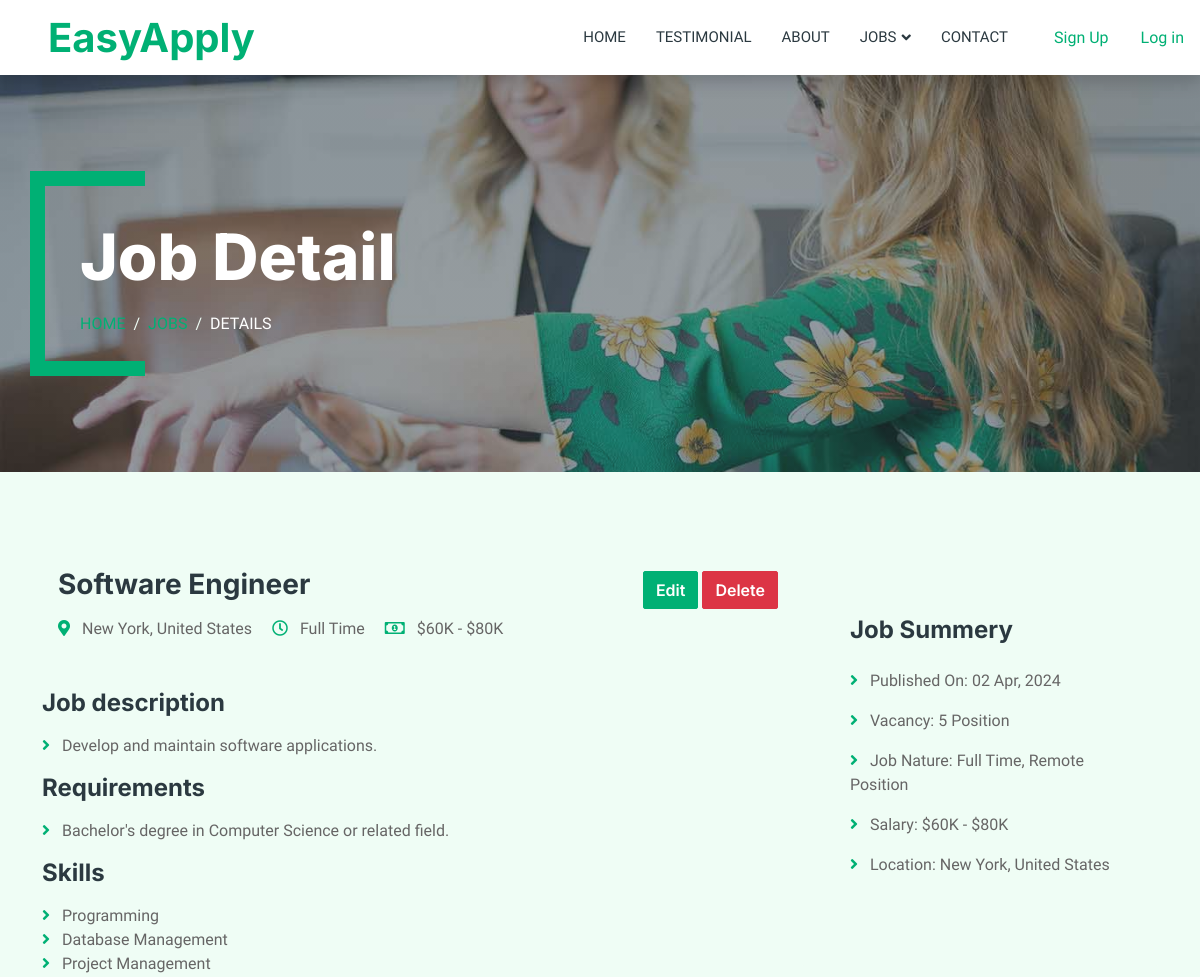
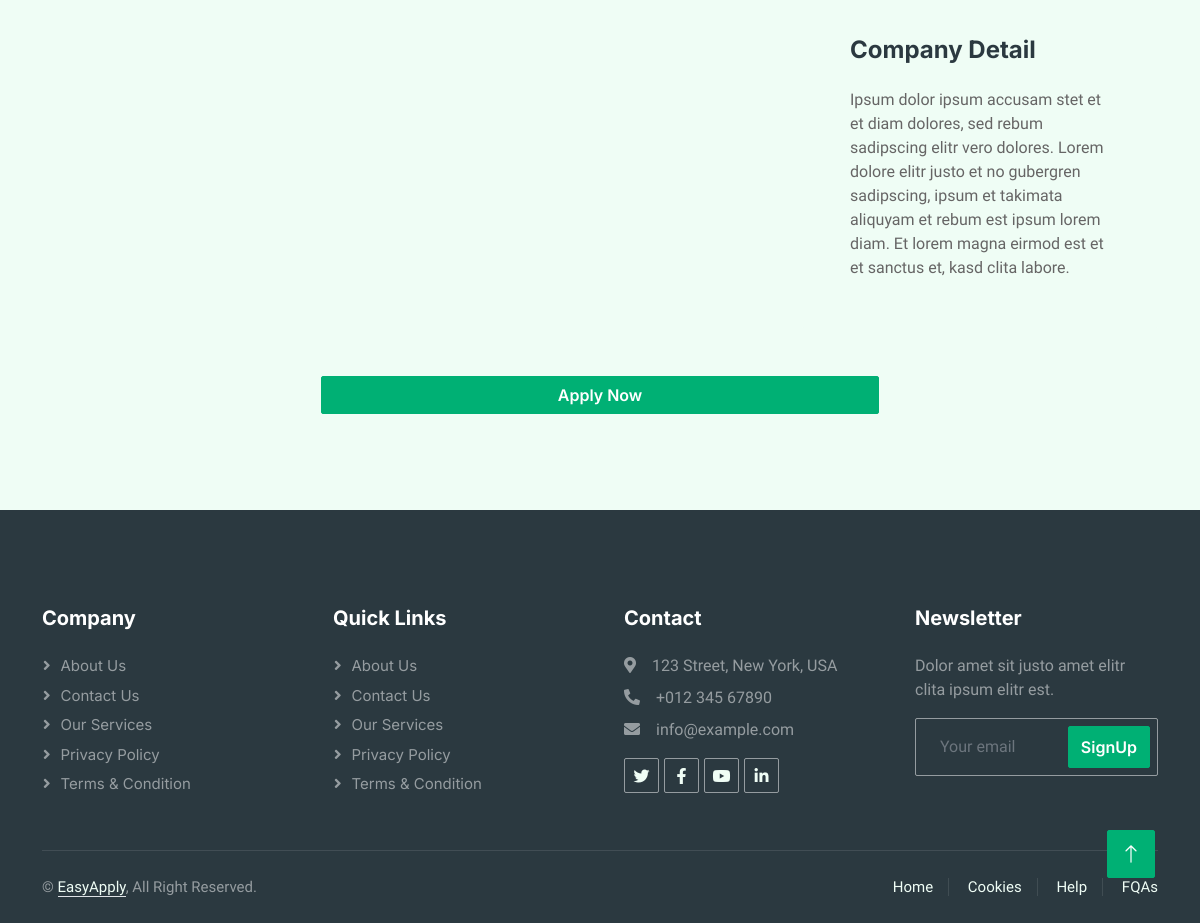
Screenshot of /jobs/show?id=1 with the database file from the repository (2 pictures, top to bottom).
### tables this page shows
CREATE TABLE jobs (
    id BIGINT UNSIGNED AUTO_INCREMENT PRIMARY KEY,
    org_id BIGINT UNSIGNED,
    title VARCHAR(100) NOT NULL,
    description TEXT,
    open_vacancies SMALLINT,
    hired SMALLINT,
    applied SMALLINT,
    job_status ENUM('Closed', 'Open'),
    level ENUM('Entry Level', 'Junior', 'Mid Level' , 'Senior', 'Lead'),
    exp_years TINYINT,
    city_id BIGINT UNSIGNED,
    location_type ENUM('Remote', 'Hybrid' , 'Onsite'),
    salary_max DECIMAL(10, 2),
    salary_min DECIMAL(10, 2),
    gender ENUM('Male', 'Female', 'Any'),
    emp_type ENUM('Part Time', 'Full Time'),
    category_id BIGINT UNSIGNED,
    requirements TEXT,
    created_at TIMESTAMP DEFAULT now(),
    updated_at TIMESTAMP DEFAULT now() on update now(),
    expiry_date TIMESTAMP AS (DATE_ADD(created_at,INTERVAL 5 MONTH)),
    FOREIGN KEY (org_id) REFERENCES organizations(id) ON DELETE CASCADE ON UPDATE CASCADE,
    FOREIGN KEY (city_id) REFERENCES cities(id) ON DELETE SET NULL ON UPDATE CASCADE,
    FOREIGN KEY (category_id) REFERENCES categories(id) ON DELETE CASCADE ON UPDATE CASCADE
);

CREATE TABLE cities (
    id BIGINT UNSIGNED AUTO_INCREMENT PRIMARY KEY,
    name VARCHAR(100) NOT NULL,
    country_id BIGINT UNSIGNED,
    created_at TIMESTAMP DEFAULT now(),
    updated_at TIMESTAMP DEFAULT now() on update now(),
    FOREIGN KEY (country_id) REFERENCES countries(id) ON DELETE SET NULL ON UPDATE CASCADE
);

CREATE TABLE countries (
    id BIGINT UNSIGNED AUTO_INCREMENT PRIMARY KEY,
    name VARCHAR(100) NOT NULL,
    created_at TIMESTAMP DEFAULT now(),
    updated_at TIMESTAMP DEFAULT now() on update now()
);

CREATE TABLE skills (
    id BIGINT UNSIGNED AUTO_INCREMENT PRIMARY KEY,
    name VARCHAR(100) NOT NULL,
    created_at TIMESTAMP DEFAULT now(),
    updated_at TIMESTAMP DEFAULT now() on update now()
);

### App/views/jobs/show.view.php (the view, shortened to what the rows shown need)
<?php
loadPartial("navbar");
?>
<div class="container-fluid py-5 bg-dark page-header mb-5">
    <div class="container my-5 pt-5 pb-4">
        <h1 class="display-3 text-white mb-3 animated slideInDown">Job Detail</h1>
        <nav aria-label="breadcrumb">
            <ol class="breadcrumb text-uppercase">
                <li class="breadcrumb-item"><a href="/">Home</a></li>
                <li class="breadcrumb-item"><a href="/jobs">Jobs</a></li>
                <li class="breadcrumb-item text-white active" aria-current="page">Details</li>
            </ol>
        </nav>
    </div>
</div>
<div class="container-fluid py-5 wow fadeInUp" data-wow-delay="0.1s">
    <div class="container">
        <div class="row gy-5 gx-4">
            <div class="col-lg-8">
                <div class="d-flex align-items-baseline justify-content-between mb-5">
                    <div class="text-start ps-3 pe-5">
                        <h3 class="mb-3">
                            <?= $job['title'] ?>
                        </h3>
                        <span class="text-truncate me-3"><i class="fa fa-map-marker-alt text-primary me-2"></i>
                            <?= "{$job['city_name']}, {$job['country_name']}" ?>
                        </span>
                        <span class="text-truncate me-3"><i class="far fa-clock text-primary me-2"></i>
                            <?= $job['emp_type'] ?>
                        </span>
                        <?php if (!empty($job['salary_min'])): ?>
                            <span class="text-truncate me-0"><i class="far fa-money-bill-alt text-primary me-2"></i>
                                <?= '$' . formatSalary($job['salary_min']) ?>
                                -
                                <?= '$' . formatSalary($job['salary_max']) ?>
                            </span>
                        <?php endif; ?>
                    </div>
                    <div>
                        <a class="btn btn-primary" href="/jobs/edit?id=<?= $job['id'] ?>">Edit</a>
                        <form class="d-inline" action="/jobs/destroy?id=<?= $job['id'] ?>" method="POST">
                            <button type="submit" class="btn btn-danger">Delete</button>
                        </form>
                    </div>
                </div>
                <div class="mb-5">
                    <?php if ($job['description']): ?>
                        <h4 class="mb-3">Job description</h4>
                        <ul class="list-unstyled">
                            <?php foreach ($job['description'] as $description): ?>
                                <li><i class="fa fa-angle-right text-primary me-2"></i>
                                    <?= $description ?>
                                </li>
                            <?php endforeach; ?>
                        </ul>
                    <?php endif; ?>
                    <?php if ($job['requirements']): ?>
                        <h4 class="mb-3">Requirements</h4>
                        <ul class="list-unstyled">
                            <?php foreach ($job['requirements'] as $requirement): ?>
                                <li><i class="fa fa-angle-right text-primary me-2"></i>
                                    <?= $requirement ?>
                                </li>
                            <?php endforeach; ?>
                        </ul>
                    <?php endif; ?>
                    <?php if ($skills): ?>
                        <h4 class="mb-3">Skills</h4>
                        <ul class="list-unstyled">
                            <?php foreach ($skills as $skill): ?>
                                <li><i class="fa fa-angle-right text-primary me-2"></i>
                                    <?= $skill['name'] ?>
                                </li>
                            <?php endforeach; ?>
                        </ul>
                    <?php endif; ?>
                </div>
            </div>
            <div class="col-lg-4">
                <div class="bg-light rounded p-5 mb-4 wow slideInUp" data-wow-delay="0.1s">
                    <h4 class="mb-4">Job Summery</h4>
                    <p><i class="fa fa-angle-right text-primary me-2"></i>
                        Published On:
                        <?= date('d M, Y', strtotime($job['created_at'])) ?>
                    </p>
                    <?php if ($job['open_vacancies']): ?>
                        <p><i class="fa fa-angle-right text-primary me-2"></i>
                            Vacancy:
                            <?= $job['open_vacancies'] ?> Position
                        </p>
                    <?php endif; ?>
                    <p><i class="fa fa-angle-right text-primary me-2"></i>
                        Job Nature:
                        <?= $job['emp_type'] ?>,
                        <?= $job['location_type'] ?>
                        Position
                    </p>
                    <?php if ($job['salary_min']): ?>
                        <p><i class="fa fa-angle-right text-primary me-2"></i>
                            Salary:
                            <?= '$' . formatSalary($job['salary_min']) ?>
                            -
                            <?= '$' . formatSalary($job['salary_max']) ?>
                        </p>
                    <?php endif; ?>
                    <p><i class="fa fa-angle-right text-primary me-2"></i>
                        Location:
                        <?= "{$job['city_name']}, {$job['country_name']}" ?>
                    </p>
                </div>
                <div class="bg-light rounded p-5 wow slideInUp" data-wow-delay="0.1s">
                    <h4 class="mb-4">Company Detail</h4>
                    <p class="m-0">Ipsum dolor ipsum accusam stet et et diam dolores, sed rebum sadipscing elitr
                        vero dolores. Lorem dolore elitr justo et no gubergren sadipscing, ipsum et takimata
                        aliquyam et rebum est ipsum lorem diam. Et lorem magna eirmod est et et sanctus et, kasd
                        clita labore.</p>
                </div>
            </div>
            <div class="text-center wow slideInUp" data-wow-delay="0.1s">
                <button class="btn btn-primary w-50 mx-auto" type="submit">Apply Now</button>
            </div>
        </div>
    </div>
</div>
<?php
loadPartial("footer");
loadPartial("back-to-top");
?>

### Framework/Router.php (shortened to what the rows shown need)
<?php
class Router
{
    protected $routes = [];
    public function registerRoute($method, $uri, $action)
    {
        list($controller, $controllerMethod) = explode('@', $action);
        $this->routes[] = [
            'method' => $method,
            'uri' => $uri,
            'controller' => $controller,
            'controllerMethod' => $controllerMethod,
        ];
    }
    public function route($uri)
    {
        $requestMethod = $_SERVER['REQUEST_METHOD'];
        foreach ($this->routes as $route) {
            if ($route['uri'] === $uri && $route['method'] === $requestMethod) {
                $controllerMethod = $route['controllerMethod'];
                $controllerInstance = new $controller();
                $controllerInstance->$controllerMethod();
                return;
            }
        }
    }
}

### App/views/partials/navbar.php (shortened to what the rows shown need)
<nav class="navbar navbar-expand-lg bg-white navbar-light shadow sticky-top p-0">
    <a href="/" class="navbar-brand d-flex align-items-center text-center py-0 px-4 px-lg-5">
        <h1 class="m-0 text-primary">EasyApply</h1>
    </a>
    <div class="collapse navbar-collapse" id="navbarCollapse">
        <div class="navbar-nav ms-auto p-4 p-lg-0">
            <a href="/"
                class="nav-item nav-link <?php echo ($_SERVER['REQUEST_URI'] == '/') ? 'active' : ''; ?>">Home</a>
            <a href="/testimonial"
                class="nav-item nav-link <?php echo ($_SERVER['REQUEST_URI'] == '/testimonial') ? 'active' : ''; ?>">Testimonial</a>
            <a href="/about"
                class="nav-item nav-link <?php echo ($_SERVER['REQUEST_URI'] == '/about') ? 'active' : ''; ?>">About</a>
            <div class="nav-item dropdown">
                <a href="#"
                    class="nav-link dropdown-toggle <?php echo ($_SERVER['REQUEST_URI'] == '/jobs' || $_SERVER['REQUEST_URI'] == '/category') ? 'active' : ''; ?>"
                    data-bs-toggle="dropdown">Jobs</a>
            </div>
            <a href="/contact"
                class="nav-item nav-link <?php echo ($_SERVER['REQUEST_URI'] == '/contact') ? 'active' : ''; ?>">Contact</a>
        </div>
        <?php if (!isset($_SESSION['token'])): ?>
            <a href="/signup-type"
                class="nav-item nav-link <?php echo ($_SERVER['REQUEST_URI'] == '/signup-type') ? 'active' : ''; ?>">Sign
                Up</a>
            <a href="/login"
                class="nav-item nav-link <?php echo ($_SERVER['REQUEST_URI'] == '/login') ? 'active' : ''; ?>">Log in</a>
        <?php endif ?>
    </div>
    </div>

### App/views/partials/footer.php
<div class="bg-dark text-white-50 footer pt-5 mt-5 wow fadeIn" data-wow-delay="0.1s">
    <div class="container py-5">
        <div class="row g-5">
            <div class="col-lg-3 col-md-6">
                <h5 class="text-white mb-4">Company</h5>
                <a class="btn btn-link text-white-50" href="/about">About Us</a>
                <a class="btn btn-link text-white-50" href="/contact">Contact Us</a>
                <a class="btn btn-link text-white-50" href="">Our Services</a>
                <a class="btn btn-link text-white-50" href="">Privacy Policy</a>
                <a class="btn btn-link text-white-50" href="">Terms & Condition</a>
            </div>
            <div class="col-lg-3 col-md-6">
                <h5 class="text-white mb-4">Quick Links</h5>
                <a class="btn btn-link text-white-50" href="">About Us</a>
                <a class="btn btn-link text-white-50" href="">Contact Us</a>
                <a class="btn btn-link text-white-50" href="">Our Services</a>
                <a class="btn btn-link text-white-50" href="">Privacy Policy</a>
                <a class="btn btn-link text-white-50" href="">Terms & Condition</a>
            </div>
            <div class="col-lg-3 col-md-6">
                <h5 class="text-white mb-4">Contact</h5>
                <p class="mb-2"><i class="fa fa-map-marker-alt me-3"></i>123 Street, New York, USA</p>
                <p class="mb-2"><i class="fa fa-phone-alt me-3"></i>+012 345 67890</p>
                <p class="mb-2"><i class="fa fa-envelope me-3"></i>info@example.com</p>
                <div class="d-flex pt-2">
                    <a class="btn btn-outline-light btn-social" href=""><i class="fab fa-twitter"></i></a>
                    <a class="btn btn-outline-light btn-social" href=""><i class="fab fa-facebook-f"></i></a>
                    <a class="btn btn-outline-light btn-social" href=""><i class="fab fa-youtube"></i></a>
                    <a class="btn btn-outline-light btn-social" href=""><i class="fab fa-linkedin-in"></i></a>
                </div>
            </div>
            <div class="col-lg-3 col-md-6">
                <h5 class="text-white mb-4">Newsletter</h5>
                <p>Dolor amet sit justo amet elitr clita ipsum elitr est.</p>
                <div class="position-relative mx-auto" style="max-width: 400px;">
                    <input class="form-control bg-transparent w-100 py-3 ps-4 pe-5" type="text"
                        placeholder="Your email">
                    <button type="button"
                        class="btn btn-primary py-2 position-absolute top-0 end-0 mt-2 me-2">SignUp</button>
                </div>
            </div>
        </div>
    </div>
    <div class="container">
        <div class="copyright">
            <div class="row">
                <div class="col-md-6 text-center text-md-start mb-3 mb-md-0">
                    &copy; <a class="border-bottom" href="/">EasyApply</a>, All Right Reserved.
                </div>
                <div class="col-md-6 text-center text-md-end">
                    <div class="footer-menu">
                        <a href="">Home</a>
                        <a href="">Cookies</a>
                        <a href="">Help</a>
                        <a href="">FQAs</a>
                    </div>
                </div>
            </div>
        </div>
    </div>
</div>

### App/views/partials/back-to-top.php (shortened to what the rows shown need)
<a href="#" class="btn btn-lg btn-primary btn-lg-square back-to-top"><i class="bi bi-arrow-up"></i></a>

### rows the page displays
jobs: title "Software Engineer", city.name "New York", countries.name "United States", emp_type "Full Time", salary_min "60K", salary_max "80K", description "Develop and maintain software applications.", requirement "Bachelor's degree in Computer Science or related field.", created_at "02 Apr, 2024", open_vacancies "5", location_type "Remote"
skills: name "Programming"
skills: name "Database Management"
skills: name "Project Management"
